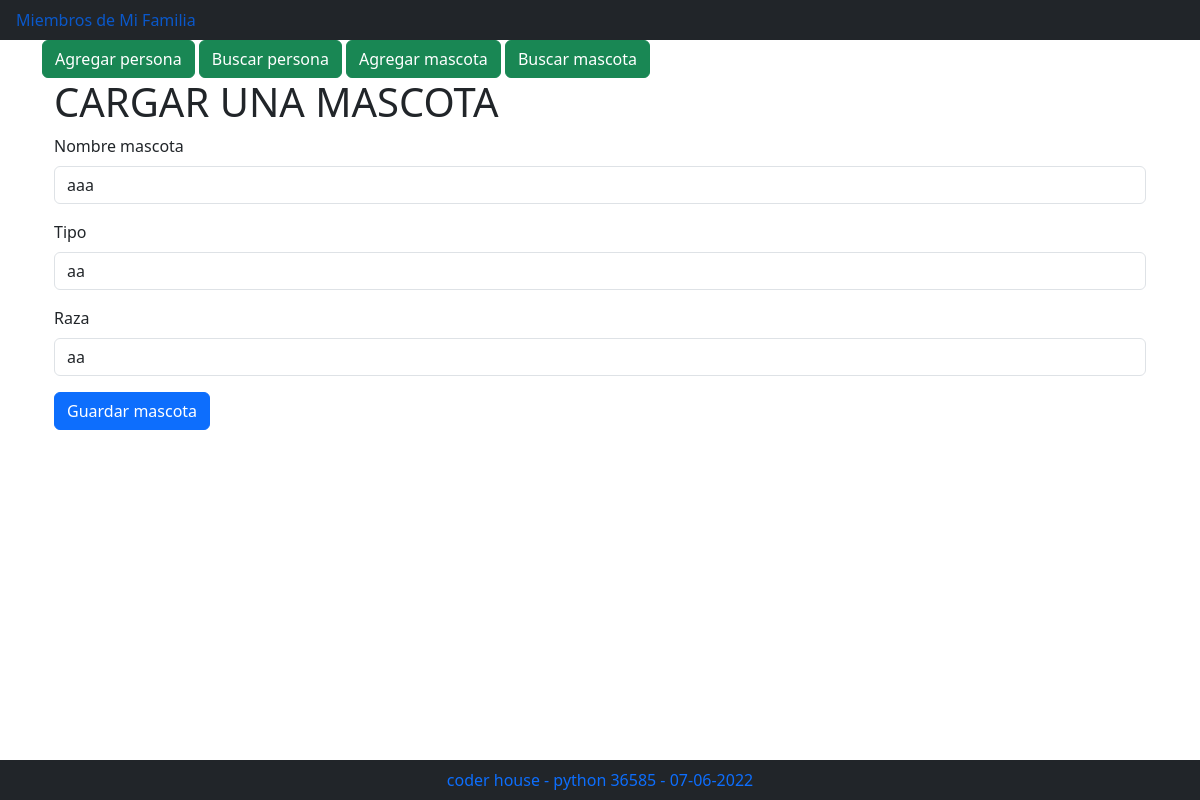
Screenshot of /actualizar_mascota/11 with the database file from the repository.
### familia/models.py (models this page shows)
class Mascota(models.Model):
    nombre_mascota = models.CharField(max_length=100)
    tipo = models.CharField(max_length=100)
    raza = models.CharField(max_length=100)

### familia/views.py (the view, shortened to what this page needs)
# urls.py: path('actualizar_mascota/<identificador>', views.actualizar_mascota, name="actualizar_mascota"),
def actualizar_mascota(request, identificador):
    if request.method == "GET":
        mascota = get_object_or_404(Mascota, pk=int(identificador))
        initial = {
            "id": mascota.id,
            "nombre_mascota": mascota.nombre_mascota,
            "tipo": mascota.tipo,
            "raza": mascota.raza,
        }
        form_actualizar = ActualizarMascotaForm(initial=initial)
        return render(request, 'familia/form_carga_mascota.html', {'form': form_actualizar, 'actualizar': True})

### familia/forms.py
class ActualizarMascotaForm(AgregarMascotaForm):
    id = forms.IntegerField(widget = forms.HiddenInput())

### familia/templates/familia/form_carga_mascota.html (shortened to what this page needs)
{% extends "familia/index.html" %}
{% load django_bootstrap5 %}
{% block cuerpo %}
<div class="container">
   <div class="row">
     <div class="col">
      <h1>CARGAR UNA MASCOTA</h1>
     </div>
     </div>
     <div class="row">
     <div class="col">
     {% if actualizar_mascota %}
         <form action="{% url  'actualizar_mascota'%}" method="post">
     {% else %}
         <form action="{% url  'agregar_mascota'%}" method="post">
     {% endif %}
     {% bootstrap_form form %}
     {% if actualizar_mascota %}
      {% bootstrap_button "Actualizar mascota" button_type="submit" button_class="btn-primary" %}
     {% else %}
      {% bootstrap_button "Guardar mascota" button_type="submit" button_class="btn-primary" %}
     {% endif %}
    </form>
   </div>
  </div>
 </div>
{% endblock %}

### rows the page displays
Mascota: nombre_mascota "aaa", tipo "aa", raza "aa"
